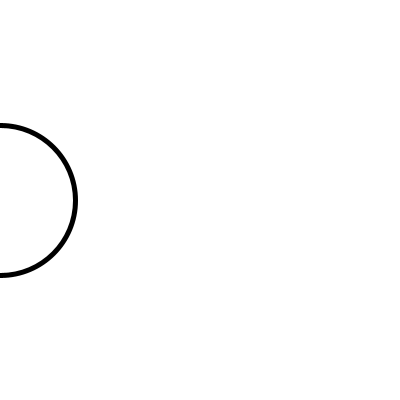
Frame 1 (no input)
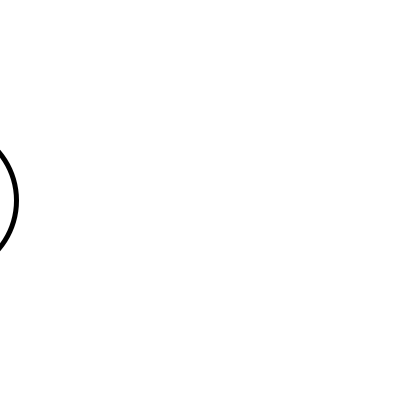
Frame 60 (the mouse pressed at the canvas centre just before this capture)
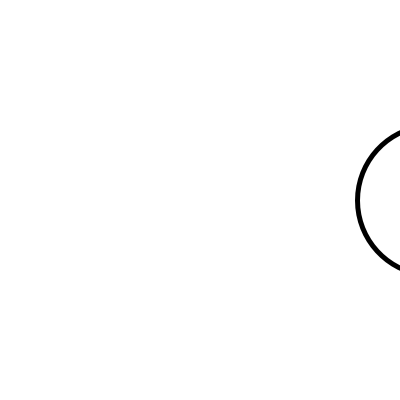
Frame 120 (the mouse held since frame 60 and released just before this capture)

The Processing sketch that drew these frames (run headless with seeded random() and noise(); from frame 60 on, the mouse is pressed at the canvas centre):

// Processing sketch: moving_left
// ── moving_left.pde
//Eric Li
//02/18/2026

int x;

void setup() {
  size(400, 400);
  x = 0;
  strokeWeight(5);
}

void draw() {
  background(255);
  ellipse(x, 200, 150, 150);
  x = x - 1;
  if (x < -75) {
    x = 475;
  }
}
